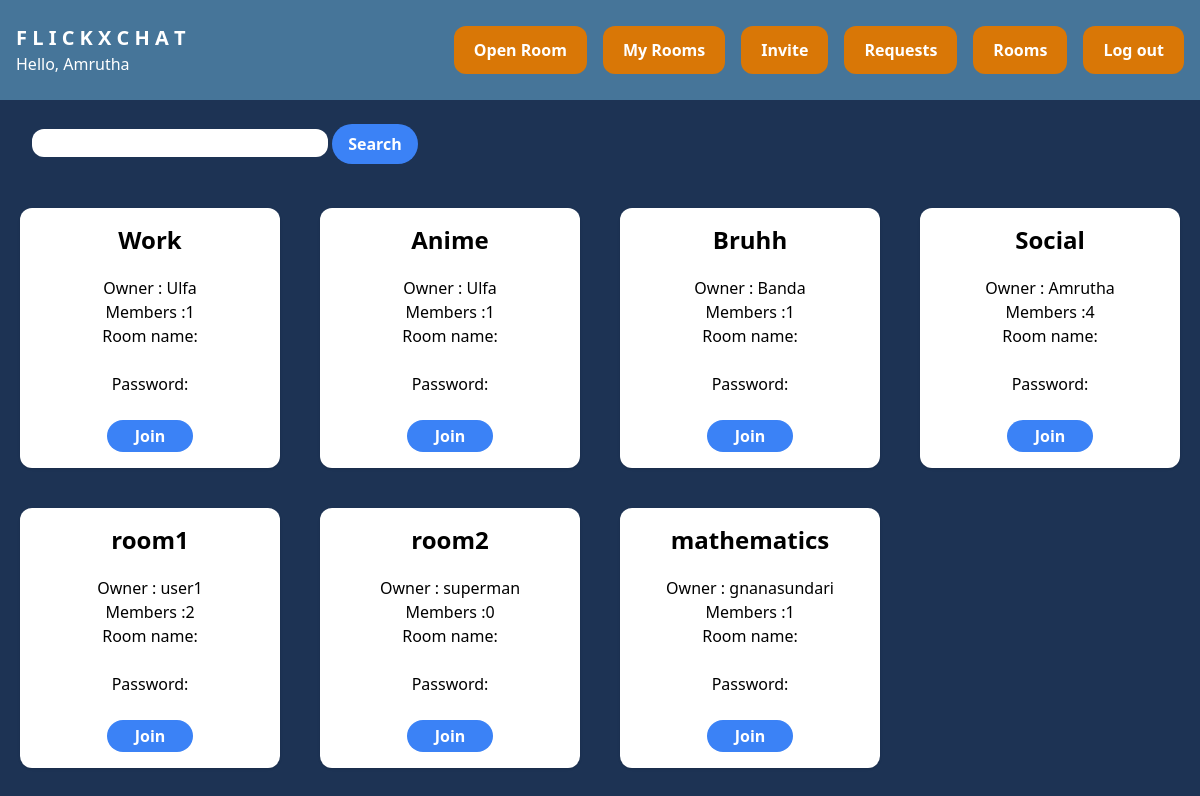
Screenshot of /rooms/ (signed in) with the database file from the repository.
### room/models.py (models this page shows)
class Room(models.Model):
    name = models.CharField(max_length=255)
    password = models.CharField(max_length=100, blank=True)
    owner = models.ForeignKey(User,on_delete=models.CASCADE,default=True)
    members = models.ManyToManyField(User,related_name='rooms',default=True)

### room/views.py (the view)
# urls.py: path('', views.join_room, name='rooms'),
@login_required
def join_room(request):
    if request.method == 'POST':
        form = JoinRequestForm(request.POST)
        if form.is_valid():
            req_room = form.cleaned_data['req_room']
            password = form.cleaned_data['password']
            room = Room.objects.get(name=req_room)
            join_request = JoinRequest(sender=request.user, room=room)
            join_request.save()
            return HttpResponse('Done')
    else:
        form = JoinRequestForm()
    rooms = Room.objects.all()
    if request.method=="GET":
        rn = request.GET.get('rname')
        if rn!=None:
            rooms = Room.objects.filter(name__icontains=rn)
    return render(request,'room/rooms.html',{'rooms':rooms,'form':form})

### room/forms.py
class JoinRequestForm(forms.ModelForm):
    req_room = forms.CharField(label='Room name',widget=forms.TextInput)
    password = forms.CharField(widget=forms.PasswordInput)
    class Meta:
        model = JoinRequest
        fields = ['req_room', 'password']

### room/templates/room/rooms.html (shortened to what this page needs)
{% extends 'core/base.html' %}
{% block content %}
<div class="ml-8 py-6">
    <form method="get">
        <input type="text" name="rname" value="" class="text-xl lg:text-xl text-white rounded-xl">
        <input type="submit" value="Search" class="bg-blue-500 hover:bg-blue-700 text-white font-bold py-2 px-4 rounded-full">
    </form>
</div>
<div class="w-full flex flex-wrap items-center">
    {% for room in rooms %}
        <div class="w-full lg:w-1/4 px-5 py-5 transition duration-500 hover:scale-110">
            <div class="p-4 bg-white shadow rounded-xl text-center">
                <h2 class="mb-5 text-2xl font-semibold">{{ room.name }}</h2>
                <h2>Owner : {{room.owner}}</h2>
                <h2>Members :{{room.members.count}}</h2>
                <form method="POST">
                    {{ form.as_p }}
                    <button type="submit" class="bg-blue-500 hover:bg-blue-700 text-white font-bold py-1 px-7 rounded-full">Join</button>
                </form>
            </div>
        </div>
    {% endfor %}
</div>
{% endblock %}

### core/templates/core/base.html (shortened to what this page needs)
<!DOCTYPE html>
<html>
    <head>
        <script src="https://cdn.tailwindcss.com"></script>
    </head>
    <body class="bg-[#1D3354]">
        <nav class="flex items-center justify-between px-4 py-6 bg-[#467599]">
            <div>
                <a href="/" class="text-xl text-white font-bold">F L I C K X C H A T</a>
                <h2 class="text-l text-white">Hello, {{request.user}}</h2>
            </div>
            <div class="flex items-center space-x-4">
                {% if request.user.is_authenticated %}
            <form action="{% url 'open_rooms' %}" class="px-5 py-3 rounded-xl text-white bg-amber-600 hover:bg-[#E9FFF9] hover:text-[#467599] font-bold">
                <button type="submit">Open Room</button>
             </form>
             <form action="{% url 'my_rooms' %}" class="px-5 py-3 rounded-xl text-white bg-amber-600 hover:bg-[#E9FFF9] hover:text-[#467599] font-bold">
                <button type="submit">My Rooms</button>
             </form>
             <form action="{% url 'invite_users' %}" class="px-5 py-3 rounded-xl text-white bg-amber-600 hover:bg-[#E9FFF9] hover:text-[#467599] font-bold">
                <button type="submit">Invite</button>
             </form>
             <form action="{% url 'manage_join_requests' %}" class="px-5 py-3 rounded-xl text-white bg-amber-600 hover:bg-[#E9FFF9] hover:text-[#467599] font-bold">
                <button type="submit">Requests</button>
             </form>
                    <a href="/rooms/" class="px-5 py-3 rounded-xl text-white bg-amber-600 hover:bg-[#E9FFF9] hover:text-[#467599] font-bold">Rooms</a>
                    <a href="/logout/" class="px-5 py-3 rounded-xl text-white bg-amber-600 hover:bg-[#E9FFF9] hover:text-[#467599] font-bold">Log out</a>
                {% else %}
                    <a href="/login/" class="px-5 py-3 rounded-xl text-white bg-amber-600 hover:bg-[#E9FFF9] hover:text-[#467599] font-bold">Log in</a>
                    <a href="/signup/" class="px-5 py-3 rounded-xl text-white bg-amber-600 hover:bg-[#E9FFF9] hover:text-[#467599] font-bold">Sign up</a>
                {% endif %}
            </div>
        </nav>
        {% block content %}
        {% endblock %}
    </body>
</html>

### rows the page displays
Room: name "Work", owner "Ulfa", members.count "1"
Room: name "Anime", owner "Ulfa", members.count "1"
Room: name "Bruhh", owner "Banda", members.count "1"
Room: name "Social", owner "Amrutha", members.count "4"
Room: name "room1", owner "user1", members.count "2"
Room: name "room2", owner "superman", members.count "0"
Room: name "mathematics", owner "gnanasundari", members.count "1"

### other values shown
{{ request.user }} "Amrutha"
